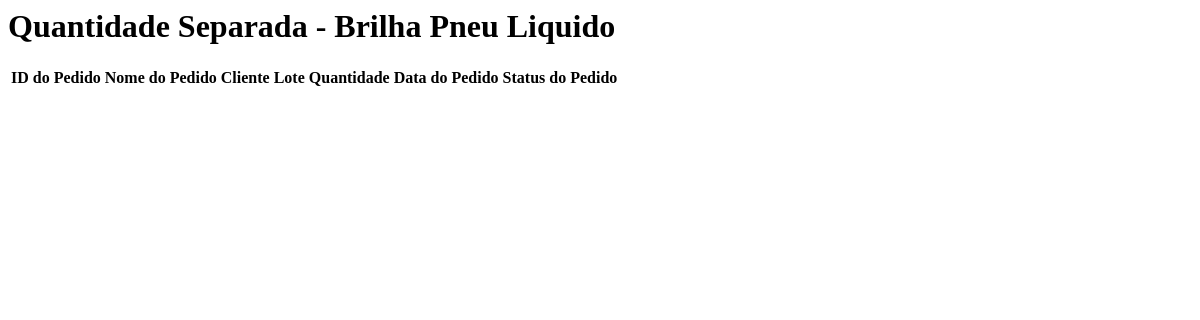
The page /estoque/consultas/detalhar_quantidade_separada/11el/ on the database as committed earlier.
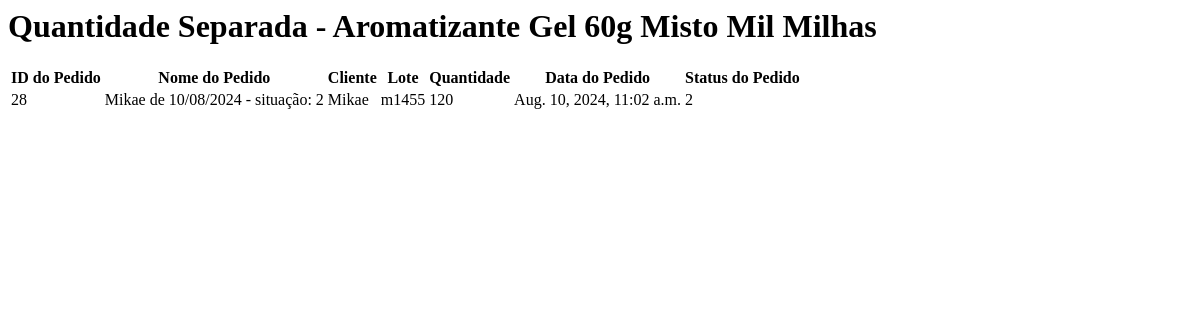
The same page on the database as committed later.
### cadastros/models.py (models this page shows, shortened)
class Products(models.Model):
    CATEGORY_CHOICES = [
        ('fabricado', 'Fabricado'),
        ('misto', 'Misto'),
        ('kit', 'Kit'),
        ('kit_variavel', 'Kit Variável'),
        ('materia_prima', 'Matéria Prima'),
    ]
    name = models.CharField(max_length=70)
    product_code = models.CharField(max_length=10, null=True, blank=True)
    product_bar_code = models.CharField(max_length=13, null=True, blank=True)
    box_bar_code = models.CharField(max_length=14, null=True, blank=True)
    category = models.CharField(max_length=15, choices=CATEGORY_CHOICES)
    unit = models.CharField(max_length=10)
    box_quantity = models.IntegerField(null=True, blank=True)
    gross_weight = models.DecimalField(max_digits=5, decimal_places=2, null=True, blank=True)
    net_weight = models.DecimalField(max_digits=5, decimal_places=2, null=True, blank=True)
    ncm = models.CharField(max_length=14, null=True, blank=True)
    cest = models.CharField(max_length=14, null=True, blank=True)
    estoq_minimo = models.IntegerField(null=True, blank=True)
    pedidos = GenericRelation('vendas.PedidoItem')

class Clientes(models.Model):
    REGIME_CHOICES = [
        ('simples', 'Simples'),
        ('normal', 'Normal'),
    ]
    NOTA_CHOICES = [
        ('nota cheia', 'Nota Cheia'),
        ('meia nota', 'Meia Nota'),
        ('1/3 nota', '1/3 Nota'),
        ('70% valor 70% quantidade', '70% Valor 70% Quantidade')
    ]
    name = models.CharField(max_length=40)
    regime = models.CharField(max_length=10, choices=REGIME_CHOICES)
    cnpj = models.CharField(max_length=18) # Altere o tipo de campo conforme necessário
    ie = models.IntegerField()
    cep = models.IntegerField()  # Altere o tipo de campo conforme necessário
    estado = models.CharField(max_length=2)
    cidade = models.CharField(max_length=40)
    rua = models.CharField(max_length=45)
    numero = models.CharField(max_length=10)
    complemento = models.CharField(max_length=50)
    nota_fiscal = models.CharField(max_length=24, choices=NOTA_CHOICES)
    TabelaPreco = models.ForeignKey(TabelaPreco, on_delete=models.PROTECT, null=True, blank=True)
    vendedor = models.ForeignKey(Vendedores, on_delete=models.PROTECT, related_name='vendedor', null=True, blank=True)
    vendedor_2 = models.ForeignKey(Vendedores, on_delete=models.PROTECT, related_name='vendedor_adjunto', null=True,
                                   blank=True)
    Gerente_comercial = models.ForeignKey(Vendedores, on_delete=models.PROTECT, related_name='gerente_comercial',
                                          null=True, blank=True)
    def __str__(self):
        return self.name

### vendas/models.py (models this page shows, shortened)
class PedidoItem(models.Model):
    pedido = models.ForeignKey(Pedido, related_name='itens', on_delete=models.CASCADE)
    content_type = models.ForeignKey(ContentType, on_delete=models.PROTECT)
    object_id = models.PositiveIntegerField()
    produto = GenericForeignKey('content_type', 'object_id')
    quantidade = models.PositiveIntegerField()
    quantidade_caixas = models.PositiveIntegerField()

class PedidoSeparacao(models.Model):
    pedido = models.ForeignKey(Pedido, related_name='separacoes', on_delete=models.CASCADE)
    item_pedido = models.ForeignKey(PedidoItem, related_name='separacoes', on_delete=models.CASCADE)
    lote = models.CharField(max_length=50)
    quantidade = models.PositiveIntegerField()
    class Meta:
        permissions = [
            ('listar_pedidos_separacao', 'can list separations')
        ]

class Pedido(models.Model):
    STATUS_CHOICES = [
        ('em_aberto', 'Em Aberto'),
        ('aprovados', 'Aprovados'),
        ('separando', 'Separando'),
        ('conf_separacao', 'Conferência Separação'),
        ('separacao_finalizada', 'Separação Finalizada'),
        ('finalizados', 'Finalizados'),
        ('cancelado', 'Cancelado'),
    ]
    cliente = models.ForeignKey(Clientes, on_delete=models.CASCADE)
    data = models.DateTimeField(auto_now_add=True)
    status = models.CharField(max_length=20, choices=STATUS_CHOICES, default='em_aberto')
    usuario_responsavel = models.ForeignKey(User, on_delete=models.SET_NULL, null=True, blank=True)
    regime_venda = models.CharField(max_length=50, null=True, blank=True)
    quantidade_inicial_caixas = models.PositiveIntegerField(null=True, blank=True)
    class Meta:
        permissions = [
            ('alterar_status', 'can chance status'),
            ('criar_pedido_amostra', 'can create sample order')
        ]
    def __str__(self):
        return f" {self.cliente} de {self.data.strftime('%d/%m/%Y')} - situação: {self.status}"

### estoque/views.py (the view, shortened to what this page needs)
# urls.py: path('consultas/detalhar_quantidade_separada/<product_code>/', views.detalhar_quantidade_separada, name='detalhar_quantidade_separada'),
def detalhar_quantidade_separada(request, product_code):
    produto = get_object_or_404(Products, product_code=product_code)
    produtos_relacionados = Products_another_info.objects.filter(produto_pertence=produto)
    detalhes_separados = []
    produto_content_type = ContentType.objects.get_for_model(produto)
    separacoes = PedidoSeparacao.objects.filter(
        item_pedido__content_type=produto_content_type,
        item_pedido__object_id=produto.id
    ).exclude(
        pedido__status='finalizados'
    )
    for separacao in separacoes:
        detalhes_separados.append({
            'pedido_id': separacao.pedido.id,
            'pedido_nome': str(separacao.pedido),
            'cliente': separacao.pedido.cliente.name,
            'lote': separacao.lote,
            'quantidade': separacao.quantidade,
            'data_pedido': separacao.pedido.data,
            'status_pedido': separacao.pedido.status,
        })
    for produto_relacionado in produtos_relacionados:
        produto_relacionado_content_type = ContentType.objects.get_for_model(produto_relacionado)
        separacoes_relacionadas = PedidoSeparacao.objects.filter(
            item_pedido__content_type=produto_relacionado_content_type,
            item_pedido__object_id=produto_relacionado.id
        ).exclude(
            pedido__status='finalizados'
        )
    context = {
        'produto': produto,
        'detalhes_separados': detalhes_separados,
    }
    return render(request, 'estoque/detalhar_quantidade_separada.html', context)

### estoque/templates/estoque/detalhar_quantidade_separada.html
<h1>Quantidade Separada - {{ produto.name }}</h1>
<table>
    <thead>
        <tr>
            <th>ID do Pedido</th>
            <th>Nome do Pedido</th>
            <th>Cliente</th>
            <th>Lote</th>
            <th>Quantidade</th>
            <th>Data do Pedido</th>
            <th>Status do Pedido</th>
        </tr>
    </thead>
    <tbody>
        {% for detalhe in detalhes_separados %}
        <tr>
            <td>{{ detalhe.pedido_id }}</td>
            <td>{{ detalhe.pedido_nome }}</td>
            <td>{{ detalhe.cliente }}</td>
            <td>{{ detalhe.lote }}</td>
            <td>{{ detalhe.quantidade }}</td>
            <td>{{ detalhe.data_pedido }}</td>
            <td>{{ detalhe.status_pedido }}</td>
        </tr>
        {% endfor %}
    </tbody>
</table>

Rows that differ between the two databases and show on the page:
no longer on this page (row edited): Products: name "Brilha Pneu Liquido"
added Products: name "Aromatizante Gel 60g Misto Mil Milhas"
added PedidoItem: pedido_id "28", pedido_nome "Mikae de 10/08/2024 - situação: 2", cliente "Mikae", lote "m1455", quantidade "120", data_pedido "Aug. 10, 2024, 11:02 a.m.", status_pedido "2"
